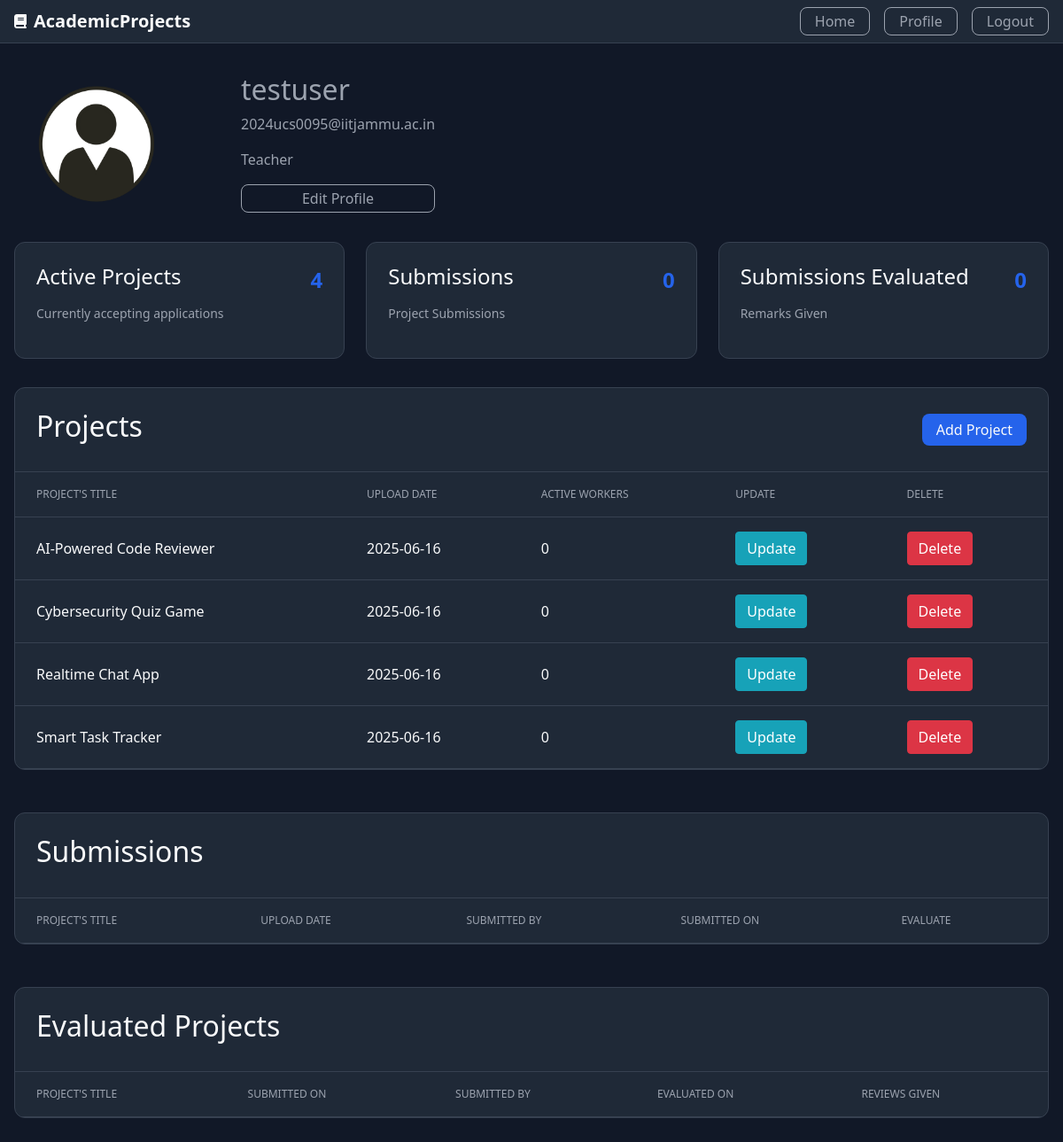
The page /profile (signed in) on the database its author committed.
### Project/models.py (models this page shows, shortened)
class User(db.Model,UserMixin):
    id=db.Column(db.Integer,primary_key=True)
    username=db.Column(db.String(30),unique=True,nullable=False)
    email=db.Column(db.String(30),unique=True,nullable=False)
    password=db.Column(db.String(80),unique=False,nullable=False)
    total_projects=db.Column(db.Integer,nullable=False,default=0)
    total_projects_taken=db.Column(db.Integer,nullable=False,default=0)
    total_projects_submitted=db.Column(db.Integer,nullable=False,default=0)
    total_projects_evaluated=db.Column(db.Integer,nullable=False,default=0)
    profile_picture=db.Column(db.String(80),nullable=False,default="default.png")
    role=db.Column(db.String(80),nullable=False)
    project=db.relationship("Project",backref="user",lazy=True,cascade="all,delete")
    submission=db.relationship("Submission",backref="user",lazy=True,cascade="all,delete")
    evaluation=db.relationship("Evaluation",backref="user",lazy=True,cascade="all,delete")
    project_taken=db.relationship("Project_Taken",backref="user",lazy=True,cascade="all,delete")

class Project(db.Model):
    id=db.Column(db.Integer,primary_key=True)
    title=db.Column(db.String(100),nullable=False)
    description=db.Column(db.Text,nullable=False)
    skills=db.Column(db.Text,nullable=False)
    descriptive_pdf=db.Column(db.String(80),nullable=False,default='No pdf')
    user_count=db.Column(db.Integer,nullable=False,default=0)
    created_at=db.Column(db.DateTime,nullable=False,default=datetime.utcnow)
    created_by=db.Column(db.Integer,db.ForeignKey('user.id'))
    submission=db.relationship('Submission',backref='project',lazy=True,cascade="all,delete")
    evaluation=db.relationship('Evaluation',backref='project',lazy=True,cascade="all,delete")
    project_taken_by=db.relationship('Project_Taken',backref='project',lazy=True,cascade="all,delete")

### Project/routes.py (the view)
@app.route("/profile")
@login_required
def profile():
    img_src=url_for("static",filename="/profile_pics/"+current_user.profile_picture)
    if current_user.role=='teacher':
        projects=current_user.project
        projects.reverse()
        submissions=[]
        for i in projects:
            submission=Submission.query.filter_by(project=i).all()
            submissions.extend(submission)
        submissions.reverse()
        evaluation=current_user.evaluation
        return render_template("profile_teacher.html",img_src=img_src,projects=projects,submissions=submissions,evaluation=evaluation)
    elif current_user.role=='student':
        projects=current_user.project_taken
        projects.reverse()
        submissions=current_user.submission
        submissions.reverse()
        return render_template("profile_student.html",img_src=img_src,projects=projects,submissions=submissions)

### Project/models.py (called while the page is built)
@loginmanager.user_loader
def user_loader(user_id):
    user=User.query.get(user_id)
    return user

### Project/templates/profile_teacher.html (shortened to what this page needs)
{% extends "layout.html" %}
{% block content %}
    <main class="container dashboard">
    <div class="profile-header">
      <img class="rounded-circle account-img img-profile" src="{{img_src}}">
      <div class="details">
        <h2>{{current_user.username}}</h2>
        <p>{{current_user.email}}</p>
        <p>{{current_user.role.capitalize()}}</p>
        <a class="button" href="{{url_for('update_profile')}}">Edit Profile</a>
      </div>
    </div>
    <div class="proj-grid">
      <div class="proj-card">
        <div class="proj-content">
          <h4>Active Projects</h4>
          <span class="proj-number">{{current_user.total_projects}}</span>
        </div>
        <p>Currently accepting applications</p>
      </div>
      <div class="proj-card">
        <div class="proj-content">
          <h4>Submissions</h4>
          <span class="proj-number">{{current_user.total_projects_submitted}}</span>
        </div>
        <p>Project Submissions</p>
      </div>
      <div class="proj-card">
        <div class="proj-content">
          <h4>Submissions Evaluated</h4>
          <span class="proj-number">{{current_user.total_projects_evaluated}}</span>
        </div>
        <p>Remarks Given</p>
      </div>
    </div>
    <div class="projects-table-container">
      <div class="table-header">
        <h2>Projects</h2>
        <a class="button button-diff" href="{{url_for('add_project')}}">Add Project</a>
      </div>
      <div class="table-responsive">
        <table>
          <thead>
            <tr>
              <th>Project's Title</th>
              <th>Upload Date</th>
              <th>Active Workers</th>
              <th>Update</th>
              <th>Delete</th>
            </tr>
          </thead>
          <tbody>
              {% for i in projects %}
              <tr>
                <td>{{i.title}}</td>
                <td>{{i.created_at.strftime("%Y-%m-%d")}}</td>
                <td>{{i.user_count}}</td>
                <td><a class="btn btn-info" href="{{url_for('update_project',project_id=i.id)}}">Update</a></td>
                <td><button type="button" class="btn btn-danger" data-toggle="modal" data-target="#deleteModal">Delete</button>
                </td>
              </tr>
              {% endfor %}
          </tbody>
        </table>
      </div>
    </div>
    <div class="projects-table-container">
      <div class="table-header">
        <h2>Submissions</h2>
      </div>
      <div class="table-responsive">
        <table>
          <thead>
            <tr>
              <th>Project's Title</th>
              <th>Upload Date</th>
              <th>Submitted by</th>
              <th>Submitted on</th>
              <th>Evaluate</th>
            </tr>
          </thead>
        </table>
      </div>
    </div>
    <div class="projects-table-container">
      <div class="table-header">
        <h2>Evaluated Projects</h2>
      </div>
      <div class="table-responsive">
        <table>
          <thead>
            <tr>
              <th>Project's Title</th>
              <th>Submitted on</th>
              <th>Submitted by</th>
              <th>Evaluated on</th>
              <th>Reviews given</th>
            </tr>
          </thead>
        </table>
      </div>
    </div>
  </main>
{% endblock content %}

### Project/static/styles.css (style rules this page uses)
:root { --color-bg: #111827; --color-bg-secondary: #1f2937; --color-text: #f9fafb; --color-text-secondary: #9ca3af; --color-border: #374151; --color-primary: #2563eb; --color-primary-hover: #1d4ed8; --color-success: #065f46; --color-success-text: #a7f3d0; }
* { margin: 0; padding: 0; box-sizing: border-box; }
body { font-family: system-ui, -apple-system, sans-serif; background-color: var(--color-bg); color: var(--color-text); line-height: 1.5; }
.container { max-width: 1280px; margin: 0 auto; padding: 0 1rem; }
.button { color: var(--color-text-secondary); text-decoration: none; display: flex; justify-content: center; align-items: center; height: 2rem; padding: 0.125rem 1rem; border-radius: 0.5rem; border: solid 0.1rem; border-color: var(--color-text-secondary); transition: all 0.2s; }
.button-diff { color: var(--color-text); border: 0; height:2.25rem; margin-left: 0.5rem; background-color: var(--color-primary); }
.profile-header { margin: 2rem 0 2rem 1rem; display: flex; }
.details { display: flex; margin-left: 5rem; flex-direction: column; justify-content: center; color: var(--color-text-secondary); }
.proj-grid { display: grid; grid-template-columns: repeat(auto-fit, minmax(200px, 1fr)); gap: 1.5rem; margin-bottom: 2rem; }
.proj-card { background-color: var(--color-bg-secondary); padding: 1.5rem; border-radius: 0.75rem; border: 1px solid var(--color-border); }
.proj-content { display: flex; justify-content: space-between; align-items: center; margin-bottom: 0.5rem; }
.proj-number { font-size: 1.5rem; font-weight: bold; color: var(--color-primary); }
.proj-card p { color: var(--color-text-secondary); font-size: 0.875rem; }
.projects-table-container { background-color: var(--color-bg-secondary); border-radius: 0.75rem; border: 1px solid var(--color-border); margin-bottom: 3rem; overflow: hidden; }
.table-header { padding: 1.5rem; border-bottom: 1px solid var(--color-border); display: flex; justify-content: space-between; align-items: center; }
.table-responsive { overflow-x: auto; }
table { width: 100%; border-collapse: collapse; }
th, td { padding: 1rem 1.5rem; text-align: left; border-bottom: 1px solid var(--color-border); }
th { font-size: 0.75rem; text-transform: uppercase; color: var(--color-text-secondary); font-weight: 500; }
td { color: var(--color-text); }
.img-profile { width: 10rem; height: 10rem }

### rows shown on the page
User: username "testuser", email "2024ucs0095@iitjammu.ac.in", role "Teacher", total_projects "4", total_projects_submitted "0", total_projects_evaluated "0"
Project: title "AI-Powered Code Reviewer", created_at "2025-06-16", user_count "0"
Project: title "Cybersecurity Quiz Game", created_at "2025-06-16", user_count "0"
Project: title "Realtime Chat App", created_at "2025-06-16", user_count "0"
Project: title "Smart Task Tracker", created_at "2025-06-16", user_count "0"
